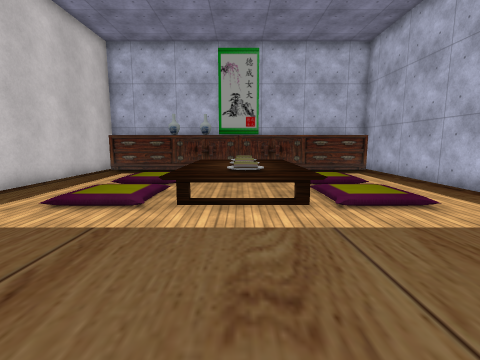
[1] (above)

24 first-person views from a walk through a 3-D level made in the Unity game engine. The camera is 1.5 m above the floor, tilts 8° down and sees 85° across. The floor is counted in squares, 1 m on a side. Each view is taken from the middle of a square. On the plan, view 1 faces up. The plan holds only what a view shows up to about 14 squares ahead; the rest is blank. The player character is not drawn. Some surface patterns are stand-ins.

[2]
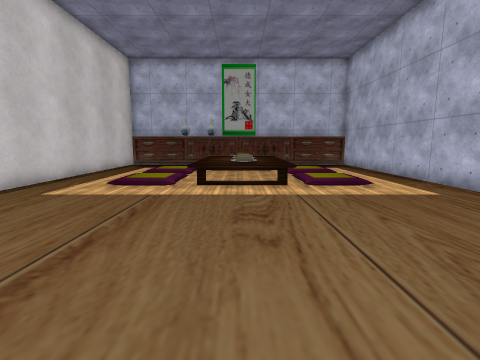

[3]
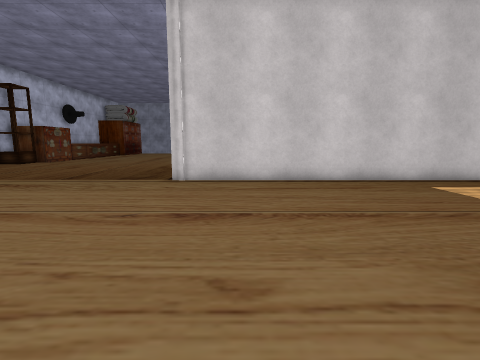

[4]
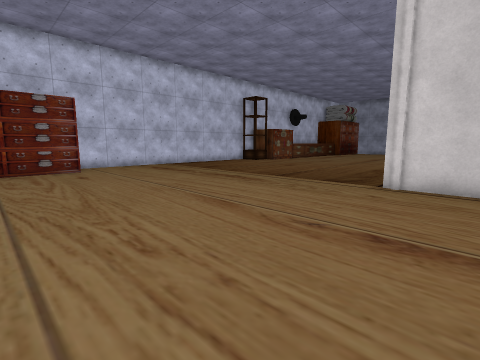

[5]
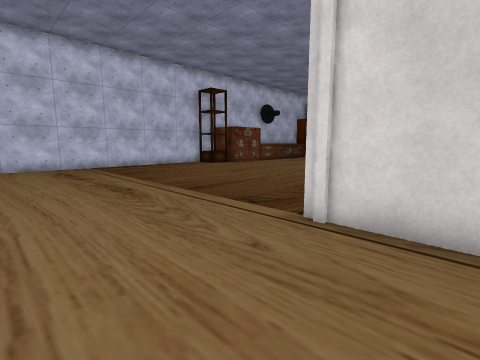

[6]
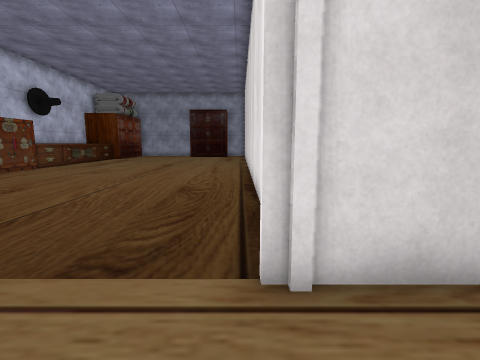

[7]
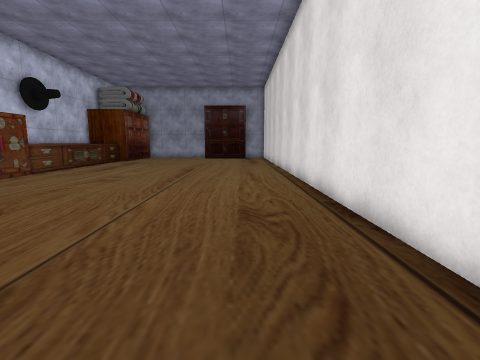

[8]
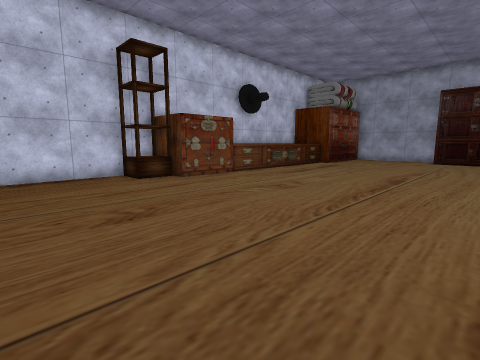

[9]
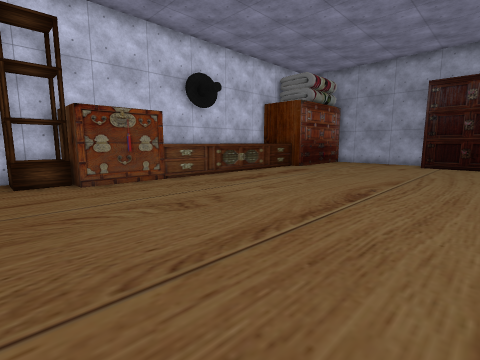

[10]
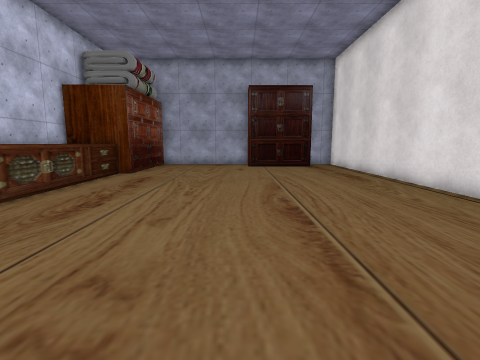

[11]
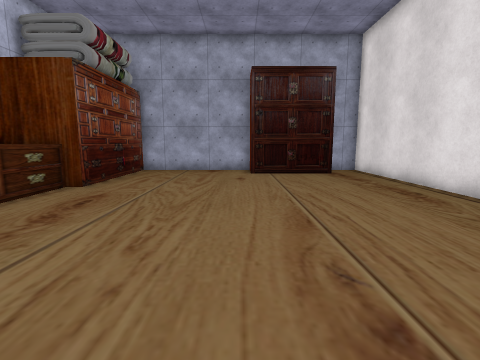

[12]
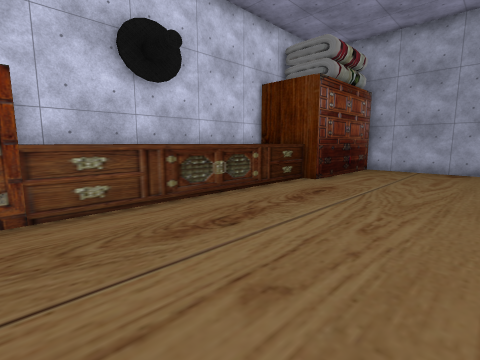

[13]
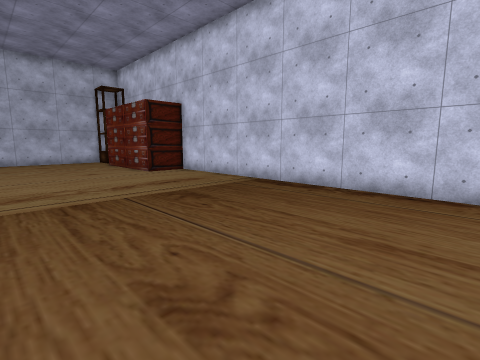

[14]
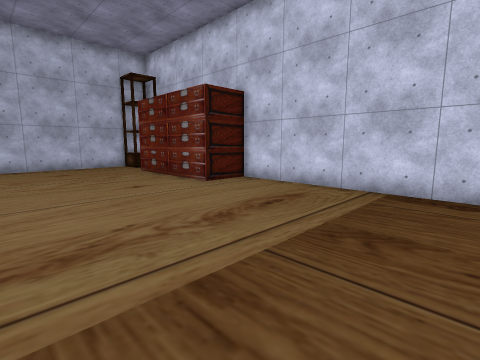

[15]
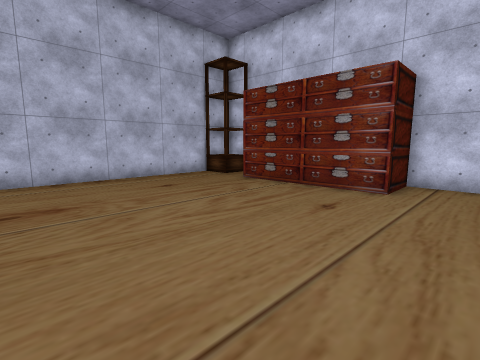

[16]
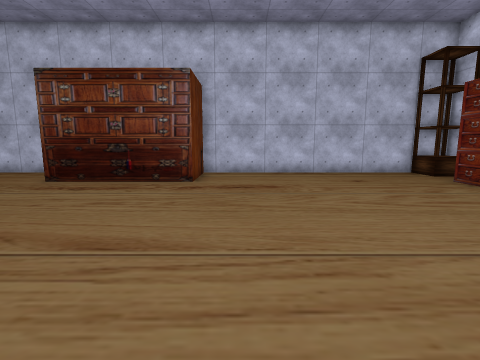

[17]
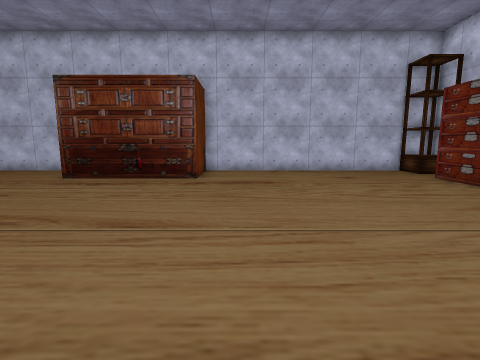

[18]
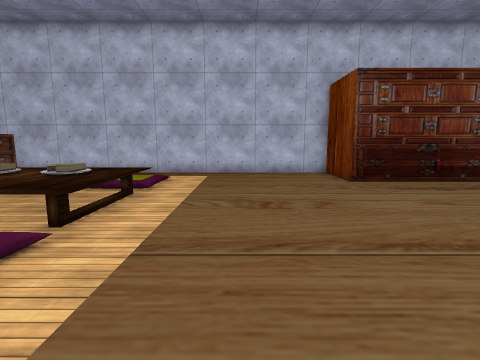

[19]
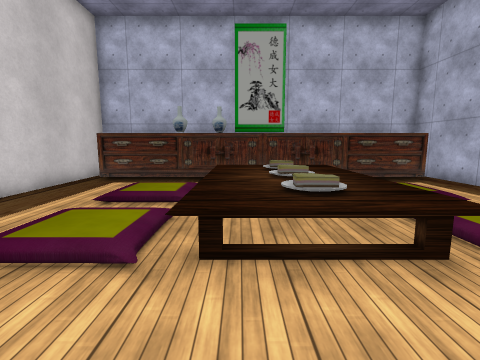

[20]
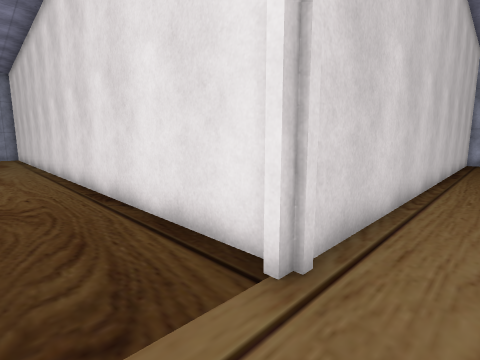

[21]
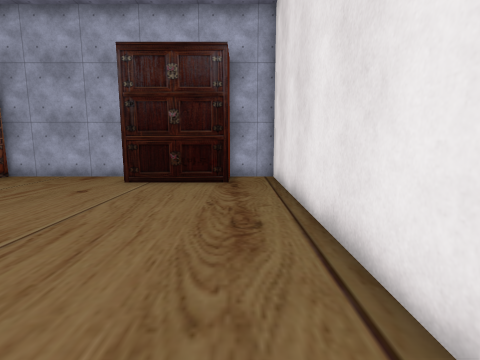

[22]
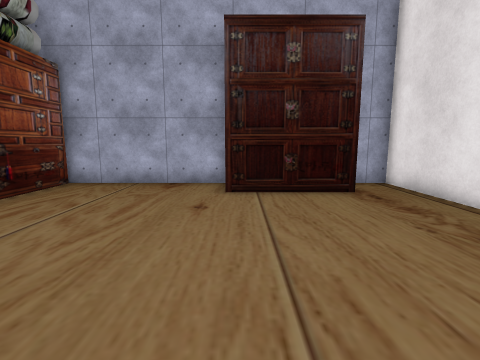

[23]
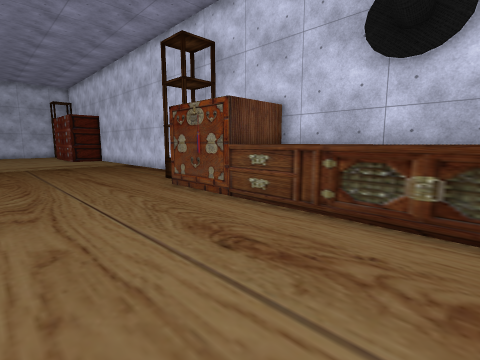

[24]
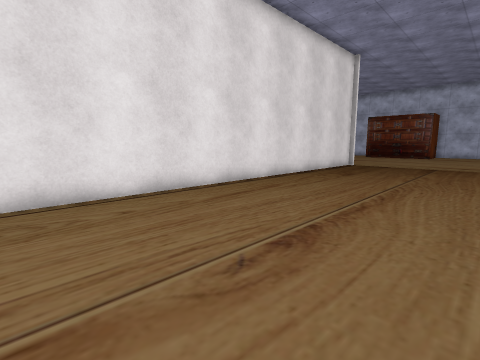

### Floor plan
Key: @ floor where view 1 was taken; # wall or solid block; . main floor; : floor 0.25 m higher than the main floor; / step, stairs or slope; ^ raised ledge; O other object.
Columns run from 36 left of view 1 to 8 right of it. Each row starts with its distance up from view 1.
 14                             #################
 13                             #.....       ...#
 12                             #...   ^     ...#
 11                             #...::^^^^^::...#
 10                             #...::^^^^^::...#
  9                             #.....^^^^^.....#
  8                             #...//^^^^^//...#
  7                             #...::^^^^^::...#
  6                             #...::^^^^^::...#
  5                             #...............#
  4                             #...............#
  3                             #...............#
  2                             #...............#
  1                             #...............#
  0                             #.......@.......#
 -1                             #............####
 -2                             #...........##
 -3                             #...........#
 -4 #############################...........#
 -5 #.......................................#
 -6 #.......................................#
 -7  OO.....................................#####
 -8   O.........................................#
 -9   O.........................................#
-10  OO.........................................#
-11 #...........................................#
-12 #...........................................#
-13 #...........................................#
-14 #...........................................#
-15 #...........................................#
-16 #...........................................#
-17 #######^^^^^^^^OOOO.........................#
-18       #      ^^O   O^.............#######.^^#
-19       #      ^^O   O^.............#       ^^#
-20       ##########   ################        ##

Where each view was taken, in squares from view 1:
view 1: 0 up, 0 right, facing up
view 2: 3 down, 0 right, facing up
view 3: 2 down, 3 right, facing left
view 4: 2 down, 2 right, facing down-left
view 5: 2 down, 3 left, facing down-left
view 6: 5 down, 5 left, facing left
view 7: 7 down, 8 left, facing left
view 8: 7 down, 11 left, facing down-left
view 9: 7 down, 15 left, facing down-left
view 10: 11 down, 17 left, facing left
view 11: 11 down, 21 left, facing left
view 12: 11 down, 20 left, facing down-left
view 13: 11 down, 15 left, facing down-right
view 14: 11 down, 10 left, facing down-right
view 15: 9 down, 4 left, facing down-right
view 16: 9 down, 6 left, facing right
view 17: 9 down, 7 left, facing right
view 18: 3 up, 6 left, facing right
view 19: 3 up, 1 left, facing up
view 20: 7 down, 6 left, facing up-left
view 21: 6 down, 24 left, facing left
view 22: 10 down, 26 left, facing left
view 23: 12 down, 26 left, facing down-right
view 24: 12 down, 26 left, facing up-right
